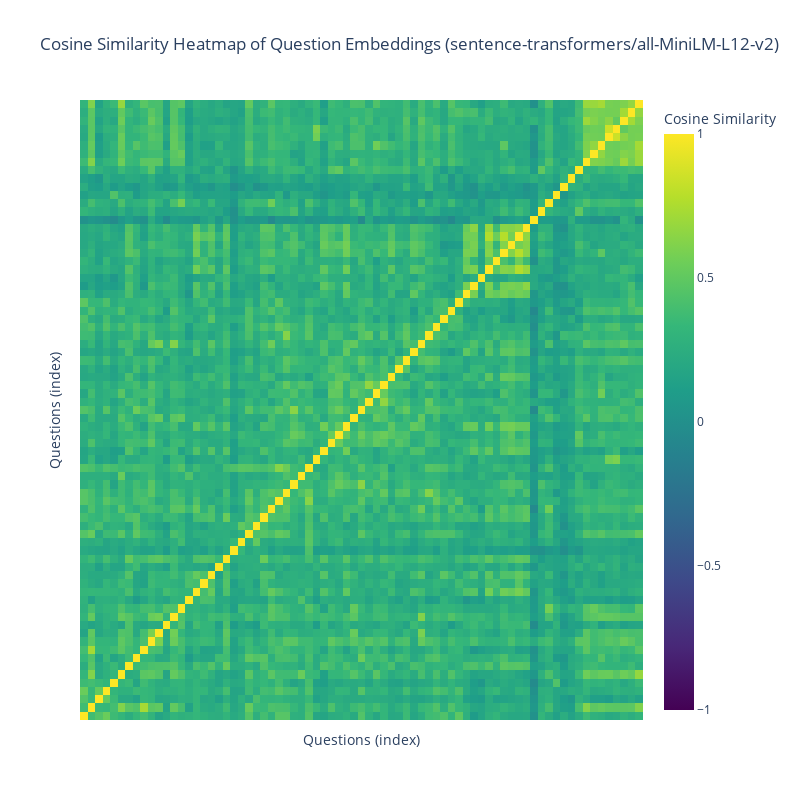

The notebook cell this image was saved under:
### Code cell
from helpers import plot_cosine_similarity_heatmap, load_VQA_data

df_v, df_c, df_q = load_VQA_data(replace_nan=False, clip_values=True, only_full=True, remove_neutral=False)
    
plot_cosine_similarity_heatmap('sentence-transformers/all-MiniLM-L12-v2', df_q)

# Histogram of answers
df_c.hist(bins=2, figsize=(10, 8), color='blue', edgecolor='black', grid=False)

### Figure 1 — Plotly figure (JSON) as saved in the notebook; plotly's stock layout.template omitted (floating-point values rounded to 4 significant figures; data arrays with more than 128 entries replaced by an {"elided": "..."} marker saying what was removed)
{"data": [{"colorbar": {"title": {"text": "Cosine Similarity"}}, "colorscale": [[0.0, "#440154"], [0.1111, "#482878"], [0.2222, "#3e4989"], [0.3333, "#31688e"], [0.4444, "#26828e"], [0.5556, "#1f9e89"], [0.6667, "#35b779"], [0.7778, "#6ece58"], [0.8889, "#b5de2b"], [1.0, "#fde725"]], "hoverinfo": "text", "hoverongaps": false, "text": {"elided": "75x75 str values"}, "x": [0, 1, 2, 3, 4, 5, 6, 7, 8, 9, 10, 11, 12, 13, 14, 15, 16, 17, 18, 19, 20, 21, 22, 23, 24, 25, 26, 27, 28, 29, 30, 31, 32, 33, 34, 35, 36, 37, 38, 39, 40, 41, 42, 43, 44, 45, 46, 47, 48, 49, 50, 51, 52, 53, 54, 55, 56, 57, 58, 59, 60, 61, 62, 63, 64, 65, 66, 67, 68, 69, 70, 71, 72, 73, 74], "y": [0, 1, 2, 3, 4, 5, 6, 7, 8, 9, 10, 11, 12, 13, 14, 15, 16, 17, 18, 19, 20, 21, 22, 23, 24, 25, 26, 27, 28, 29, 30, 31, 32, 33, 34, 35, 36, 37, 38, 39, 40, 41, 42, 43, 44, 45, 46, 47, 48, 49, 50, 51, 52, 53, 54, 55, 56, 57, 58, 59, 60, 61, 62, 63, 64, 65, 66, 67, 68, 69, 70, 71, 72, 73, 74], "z": {"elided": "75x75 float values"}, "zmax": 1, "zmin": -1, "type": "heatmap"}], "layout": {"xaxis": {"title": {"text": "Questions (index)"}, "showgrid": true, "showticklabels": false}, "yaxis": {"title": {"text": "Questions (index)"}, "showgrid": true, "showticklabels": false}, "title": {"text": "Cosine Similarity Heatmap of Question Embeddings (sentence-transformers/all-MiniLM-L12-v2)"}, "height": 800, "width": 800}}
